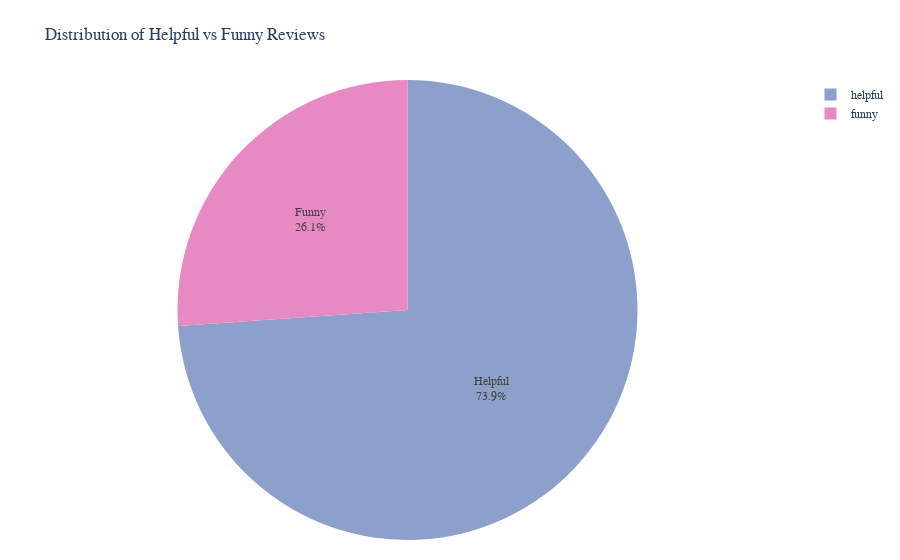

This figure's notebook cell:
### Code cell
colors = ['#8da0cb', '#e78ac3']

fig = go.Figure(data=go.Pie(labels=review_type['label'], values=review_type['count']))

fig.update_layout(
    title='Distribution of Helpful vs Funny Reviews',
    font=dict(family='Arial', size=12),  
    plot_bgcolor='white',  
    paper_bgcolor='white',  
    margin=dict(l=20, r=20, t=80, b=20),  
)

fig.update_traces(marker=dict(colors=colors))

fig.update_traces(hoverinfo='label+percent+value')


labels = ['Helpful', 'Funny']
fig.update_traces(text=labels)

fig.show()

### Figure 1 — Plotly figure (JSON) as saved in the notebook; plotly's stock layout.template omitted (floating-point values rounded to 4 significant figures)
{"data": [{"hoverinfo": "label+percent+value", "labels": ["helpful", "funny"], "marker": {"colors": ["#8da0cb", "#e78ac3"]}, "text": ["Helpful", "Funny"], "type": "pie", "values": [33114746, 11699702]}], "layout": {"autosize": true, "font": {"family": "Arial", "size": 12}, "margin": {"b": 20, "l": 20, "r": 20, "t": 80}, "paper_bgcolor": "white", "plot_bgcolor": "white", "title": {"text": "Distribution of Helpful vs Funny Reviews"}}}
